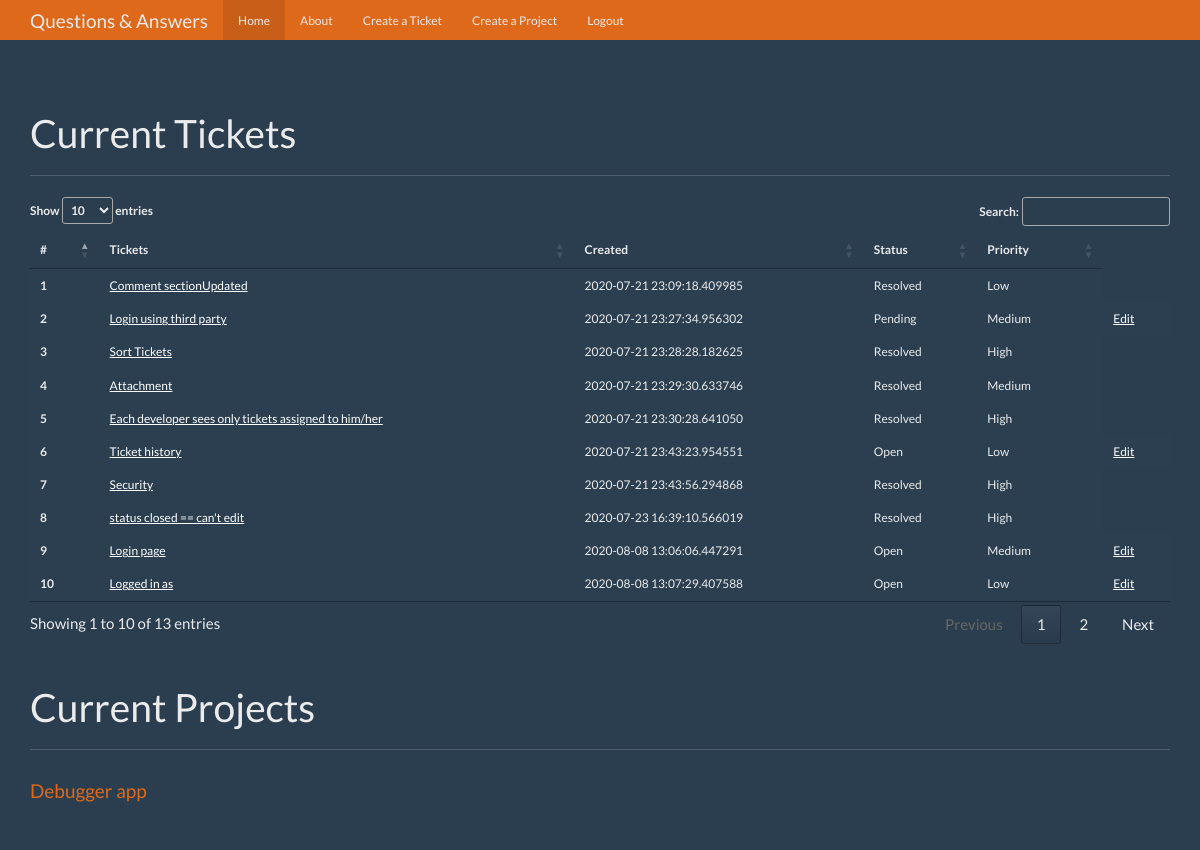
Before: /dashboard (signed in) with the older database file.
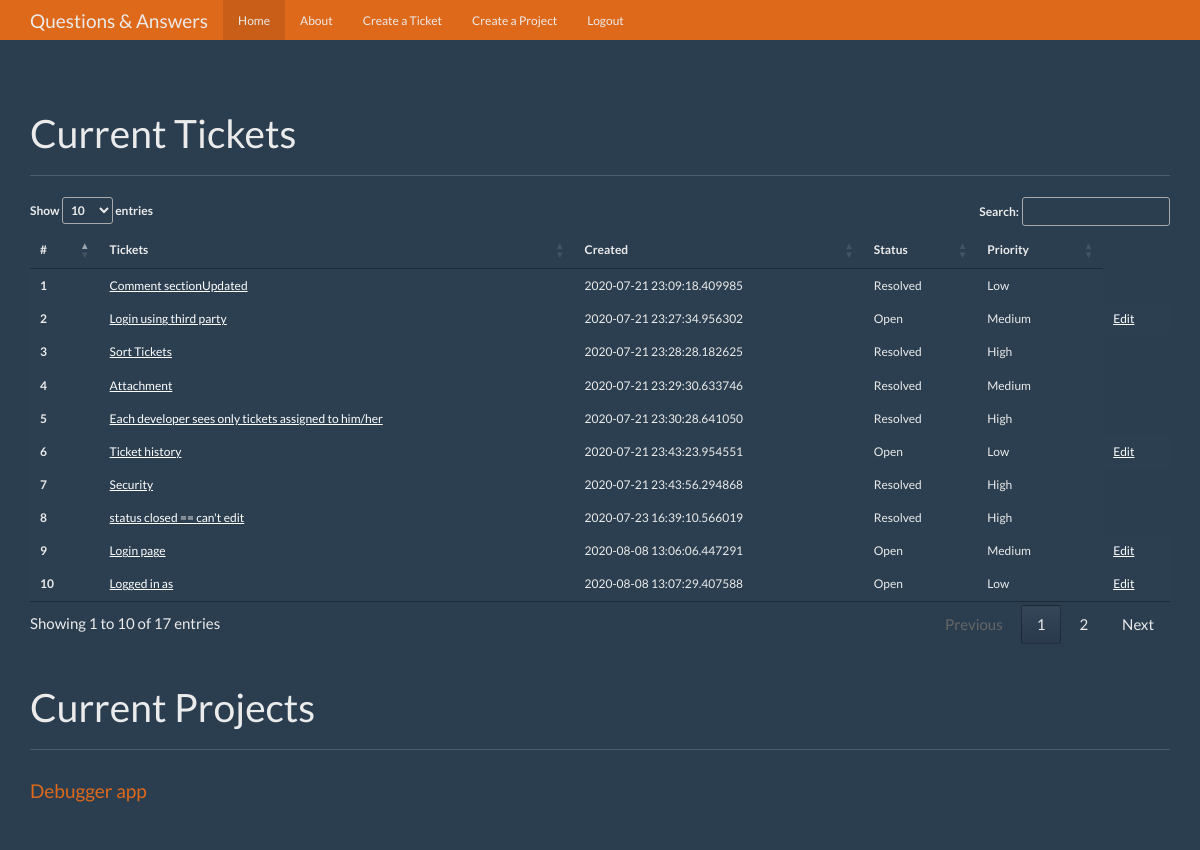
After: the same page with the newer database file.
### debugger/models.py (models this page shows, shortened)
class Tickets(db.Model):
    id = db.Column(db.Integer,primary_key=True)
    title = db.Column(db.String(100),nullable=False)
    ticket_text = db.Column(db.Text,nullable=False)
    date_posted = db.Column(db.DateTime,nullable=False,default=datetime.utcnow)
    status = db.Column(db.String(30), nullable=False)
    priority = db.Column(db.String(30), nullable=False)
    created_by_id = db.Column(db.Integer, nullable=False)
    expert_id = db.Column(db.Integer, db.ForeignKey('users.id'),nullable=False)
    project_id = db.Column(db.Integer, db.ForeignKey('projects.id'),nullable=False)
    comment = db.relationship('Comment', backref='title', lazy='dynamic')
    attach = db.relationship('Attachment', backref='ticket', lazy='dynamic')

### debugger/main/routes.py (the view)
@main.route('/dashboard')
@login_required
def index():
    projects = Projects.query.all()
    if current_user.expert != 1:
        tickets = Tickets.query.filter(Tickets.expert_id == current_user.username).all()
    else:
        tickets = Tickets.query.all()
    return render_template('home.html', projects = projects , tickets = tickets)

### debugger/models.py (called while the page is built)
@login_manager.user_loader
def load_user(user_id):
    return Users.query.get(int(user_id))

### debugger/templates/home.html (shortened to what this page needs)
{% extends "base.html" %}
{% from "show_links.html" import show_links %}
{% block nav%}
          {{ show_links(current_user) }}
{% endblock %}
{% block body %}
      <div class="page-header">
        <h1>Current Tickets</h1>
      </div>
     <div class="row">
        <div class="col-lg-12">
            <table id="example" class="hover">
              <thead>
                <tr>
                  <th scope="col">#</th>
                  <th scope="col">Tickets</th>
                  <th scope="col">Created</th>
                    <th scope="col">Status</th>
                    <th scope="col">Priority</th>
                </tr>
              </thead>
              <tbody>
                {% for ticket in tickets %}
                <tr>
                    <th style="background-color:#2b3f50" scope="row">{{ ticket.id }}</th>
                    <td style="background-color:#2b3f50"><a href="{{ url_for ('tickets.ticket', ticket_id = ticket.id ) }}">{{ticket.title}}</a></td>
                      <td style="background-color:#2b3f50">{{ ticket.date_posted }}</td>
                      <td style="background-color:#2b3f50">{{ ticket.status }}</td>
                     <td style="background-color:#2b3f50">{{ ticket.priority }}</td>
{% if current_user.is_authenticated and current_user['expert'] == 1 and ticket.status != 'Resolved'  %}
                    <td style="background-color:#2b3f50"><a href="{{ url_for ('tickets.editTicket', ticket_id = ticket.id ) }}">Edit</a></td>
                    {% endif %}
                </tr>
                {% endfor %}
              </tbody>
            </table>
        </div>
      </div>
       <div class="page-header">
        <h1>Current Projects</h1>
      </div>
      <div class="row">
        <div class="col-lg-12">
          {% for project in projects %}
          <div class="list-group">
              <h4><a class="list-group-item-heading" href="{{ url_for ('projects.project', project_id = project.id ) }}">{{ project.title }}</a></h4>
          </div>
          {% endfor %}
        </div>
      </div>
{% endblock %}

Changed rows visible on the page:
changed Tickets "Login using third party": status "Pending" → "Open"
Other visible differences:
text written by a page script: "Show entries Search: Showing 1 to 10 of 13 entries Previous 1 2 Next" → "Show entries Search: Showing 1 to 10 of 17 entries Previous 1 2 Next"
